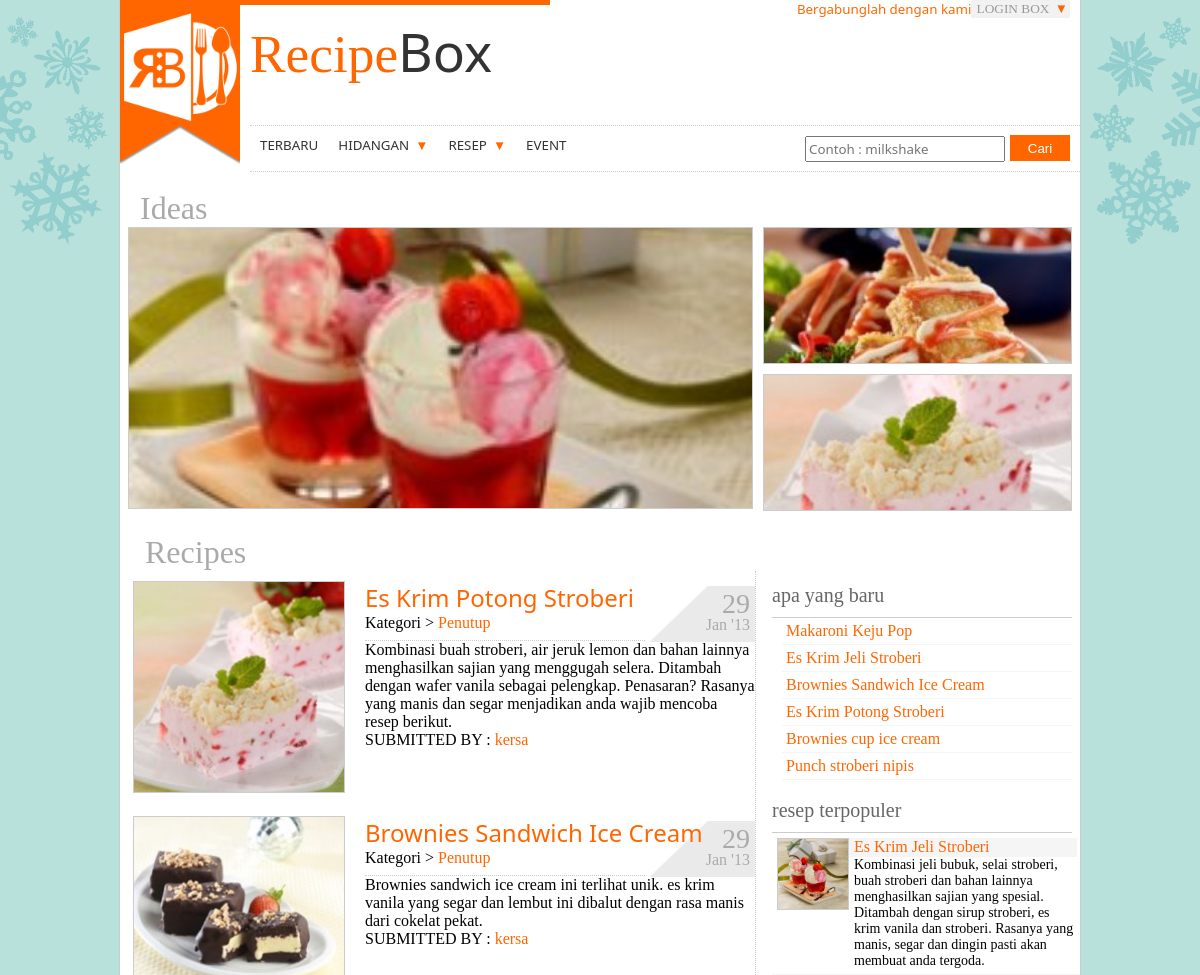
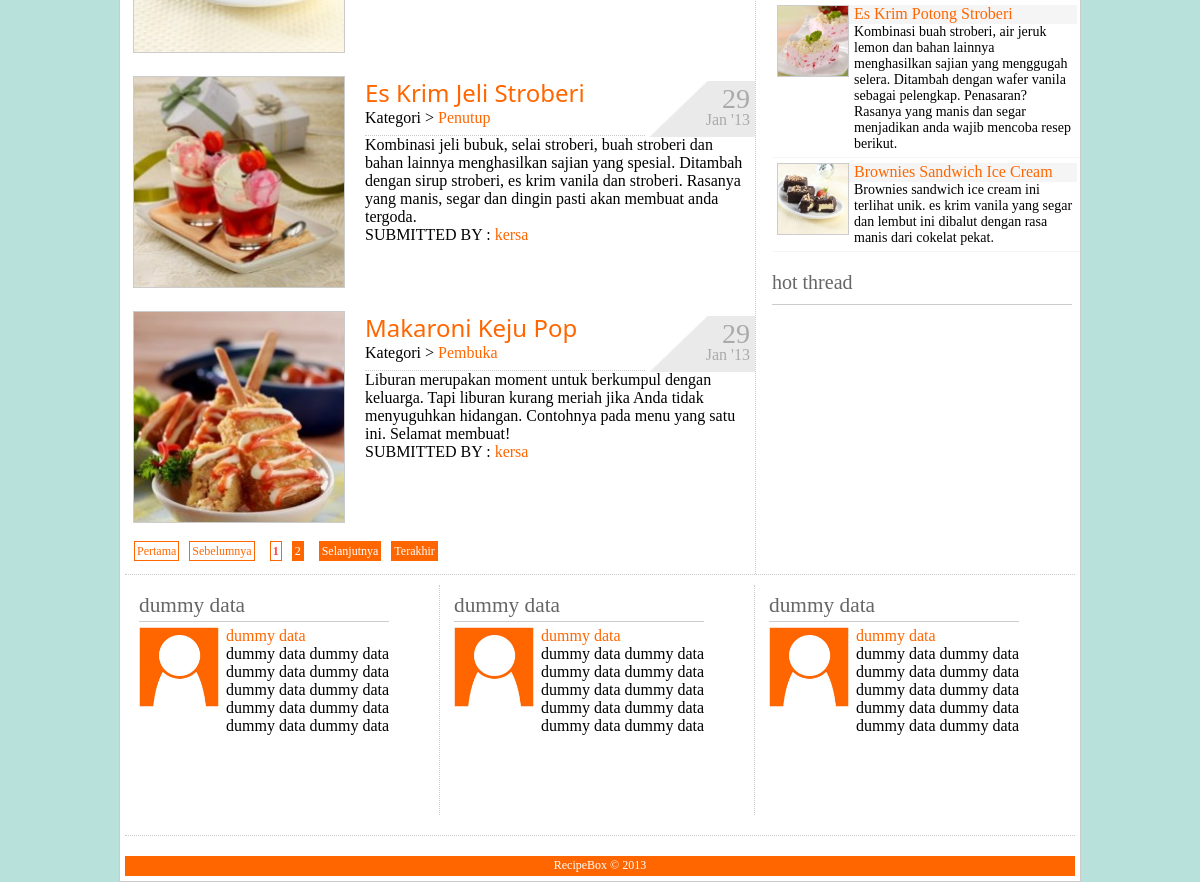
The page / on the database its author committed (2 pictures, top to bottom).
### tables this page shows
CREATE TABLE IF NOT EXISTS `resep` (
  `id_resep` int(5) NOT NULL AUTO_INCREMENT,
  `id_user` int(5) NOT NULL,
  `judul` varchar(120) NOT NULL,
  `tglBuat` date NOT NULL,
  `caption` varchar(240) NOT NULL,
  `image` varchar(140) NOT NULL DEFAULT 'default.jpg',
  `id_hidangan` int(5) NOT NULL,
  `id_kategori` int(5) NOT NULL,
  `viewed` int(5) NOT NULL DEFAULT '0',
  `prep` int(5) NOT NULL DEFAULT '0',
  `cook` int(5) NOT NULL DEFAULT '0',
  `ready` int(5) NOT NULL DEFAULT '0',
  `kalori` int(5) NOT NULL DEFAULT '0',
  `kolesterol` int(5) NOT NULL DEFAULT '0',
  `lemak` int(5) NOT NULL DEFAULT '0',
  PRIMARY KEY (`id_resep`),
  KEY `id_user` (`id_user`)
);

CREATE TABLE IF NOT EXISTS `kategori` (
  `id_kategori` int(5) NOT NULL AUTO_INCREMENT,
  `kategori` varchar(90) NOT NULL,
  PRIMARY KEY (`id_kategori`)
);

CREATE TABLE IF NOT EXISTS `user` (
  `id_user` int(5) NOT NULL AUTO_INCREMENT,
  `username` varchar(15) NOT NULL,
  `password` varchar(20) NOT NULL,
  `tipe` varchar(10) NOT NULL,
  `img` varchar(80) NOT NULL DEFAULT 'default.jpg',
  `imgThumb` varchar(80) NOT NULL DEFAULT 'defaultThumb.jpg',
  `fName` varchar(50) NOT NULL,
  `lName` varchar(50) NOT NULL,
  `birthDate` date NOT NULL,
  `jkelamin` varchar(10) NOT NULL,
  `adress` text NOT NULL,
  `email` varchar(50) NOT NULL,
  `phone` varchar(15) NOT NULL,
  `mobile` varchar(15) NOT NULL,
  `job` varchar(60) NOT NULL,
  `company` varchar(80) NOT NULL,
  `wAdress` text NOT NULL,
  `tgl_register` date NOT NULL,
  PRIMARY KEY (`id_user`)
);

### index.php (the view, shortened to what this page needs)
<!DOCTYPE HTML>
<html xmlns="http://www.w3.org/1999/xhtml">
<head>
<link rel="stylesheet" type="text/css" href="css/main.css" />
<link rel="stylesheet" type="text/css" href="css/jPages.css" />
</head>
<body>
<?php include "header.php";
switch($_GET['view']){
	default :
echo"<div class='featurewrapper'>
<h1>Ideas</h1>";
$query = mysql_query("select id_resep, judul, caption, image, username from resep, user where resep.id_user = .user.id_user order by viewed DESC");
$data = mysql_fetch_array($query);
echo"<div class='feature' style='background:url(img/recipe/$data[image])'>
<a href='recipe.php?id=$data[id_resep]'><h1>$data[judul]</h1></a>
<span>$data[caption]<p style='font-style:normal'>by $data[username]</p> </span>
</div>";
$max = mysql_num_rows(mysql_query("select id_resep from resep"));
$randid = rand(1, $max);
for($x=0; $x < 2; $x++){
$query = mysql_query("select id_resep, judul, image from resep where id_resep = '$randid' limit 1");
$row = mysql_fetch_array($query);
echo"<div class='feature_min' style='background:url(img/recipe/$row[image])'>
<a href='recipe.php?id=$row[id_resep]'><h1>$row[judul]</h1></a>
</div>";
$randid = rand(1, $max);
}
echo"</div>";
break;
}
?>
<div class="wrapper">
<?php
switch($_GET['view']){
	default:
echo"<h1>Recipes</h1>
<div class='mpostwrapper'>
<ul id='pagecontain'>";
$query = mysql_query("select id_resep, resep.id_kategori, judul, caption, image, tglBuat, username, kategori from resep, user, kategori where resep.id_user = .user.id_user and resep.id_kategori = kategori.id_kategori order by tglBuat DESC");
while ($row = mysql_fetch_array($query)) {
$tgl = $row['tglBuat'];
$date = new DateTime($tgl);
echo"
<li><div class='postwrapper'>
<div class='reimg' style='background:url(img/recipe/". $row['image'] . ")'>";
echo"</div>
<div class='recap'>
<div class='titleholder'>
<div class='dateholder'><span>";echo $date->format('j') ."</span><br><span>";echo $date->format('M'). " '"; echo $date->format('y') ."</span></div>
<a href='recipe.php?id=$row[id_resep]'><h1>". $row['judul'] ."</h1><br></a>
<span>Kategori > <a href='index.php?view=kategori&id=$row[id_kategori]'>$row[kategori]</a></span></div>
<span>".$row['caption']. " <br /> SUBMITTED BY : <a href='#'>" .$row['username']. "</a></span>
</div>
</div>
</li>
";}
echo"</ul><div class='holder'></div>";
break;
}
?>
</div>
<div class="sidewrap">
<div class="sideitem"><h1>apa yang baru</h1>
<ul>
<?php
$q = mysql_query("select * from resep order by id_resep DESC limit 6");
while($rs=mysql_fetch_array($q)){
echo"<li><a href='recipe.php?id=$rs[id_resep]'>$rs[judul]</a></li>";
}
?>
</ul>
</div>
<div class="sideitem"><h1>resep terpopuler</h1>
<?php
$q=mysql_query("select  id_resep, judul, caption, image from resep order by viewed DESC limit 3");
while($rs=mysql_fetch_array($q)){
echo"<div class='popside'><div class='imgside' style='background:url(img/recipe/$rs[image])'></div>
<a href='recipe.php?id=$rs[id_resep]'>$rs[judul]</a>
<p>$rs[caption]</p>
</div>";
}
?>
</div>
<div class="sideitem"><h1>hot thread </h1>
</div>
</div>
<div class="botwrapper">
<div class="botcontent">
<h1>dummy data</h1>
<div class="botimg"></div>
<div class="botcaption">
<a href='#'>dummy data</a><br>
dummy data dummy data dummy data dummy data dummy data dummy data dummy data dummy data dummy data dummy data
</div>
</div>
<div class="botcontent">
<h1>dummy data</h1>
<div class="botimg"></div>
<div class="botcaption">
<a href='#'>dummy data</a><br>
dummy data dummy data dummy data dummy data dummy data dummy data dummy data dummy data dummy data dummy data
</div>
</div>
<div class="botcontent">
<h1>dummy data</h1>
<div class="botimg"></div>
<div class="botcaption">
<a href='#'>dummy data</a><br>
dummy data dummy data dummy data dummy data dummy data dummy data dummy data dummy data dummy data dummy data
</div>
</div>
</div>
<div class="footer">
<p>RecipeBox © 2013</p>
</div>
</div>
</body>
</html>

### header.php (shortened to what this page needs)
<div class="containertop">
<div class="logo"><div class="limg"></div>
<span>Recipe</span><span>Box</span>
</div>
<?php
if ($_SESSION['open'] == FALSE){
echo"
<a class='join' href='register.php'>Bergabunglah dengan kami!</a>
<div id='login' class='login'>LOGIN BOX
<div class='loginpane'>
<form method='post' action='action.php?act=log'>
<table border='0'><tr>
<td><input type='text' autocomplete='off' name='uname' placeholder='username'  /></td>
<td><input type='password' name='password' placeholder='password'   /></td>
<td rowspan='2' valign='top'><input type='submit' value='Login'  /></td>
</tr><tr>
<td valign='top'><span>Remember me</span><input type='checkbox' name='remember' /></td>
<td valign='top'><a href=''>Forget your password?</a></td>
</tr></table>
</form>
</div>
</div>";}
?>
<ul class="nav">
<li><a href='index.php'>Terbaru</a></li>
<li class="hierarc"><a style="cursor:default">Hidangan</a>
</li>
<li class="hierarc"><a style="cursor:default">Resep</a>
</li>
<li><a href="#">Event</a></li>
<li><form method="post" action="index.php?view=search"><input type='search' name='keyword' placeholder="Contoh : milkshake"><input type='submit' value='Cari' /></form></li>
</ul>
</div>

### css/jPages.css (style rules this page uses)
#pagecontain { list-style:none; padding:0 }
.holder { margin: 15px 0; margin-left:4px; }

### rows shown on the page
resep: image (picture), tglBuat "29", tglBuat "Jan", tglBuat "13", judul "Es Krim Jeli Stroberi", id_kategori.kategori "Penutup", caption "Kombinasi jeli bubuk, selai stroberi, buah stroberi dan bahan lainnya menghasilkan sajian yang spesial. Ditambah dengan sirup stroberi, es krim vanila dan stroberi. Rasanya yang manis, segar dan dingin pasti akan membuat anda tergoda.", id_user.username "kersa"
resep: image (picture), tglBuat "29", tglBuat "Jan", tglBuat "13", judul "Makaroni Keju Pop", id_kategori.kategori "Pembuka", caption "Liburan merupakan moment untuk berkumpul dengan keluarga. Tapi liburan kurang meriah jika Anda tidak menyuguhkan hidangan. Contohnya pada menu yang satu ini. Selamat membuat!", id_user.username "kersa"
resep: image (picture), tglBuat "29", tglBuat "Jan", tglBuat "13", judul "Es Krim Potong Stroberi", id_kategori.kategori "Penutup", caption "Kombinasi buah stroberi, air jeruk lemon dan bahan lainnya menghasilkan sajian yang menggugah selera. Ditambah dengan wafer vanila sebagai pelengkap. Penasaran? Rasanya yang manis dan segar menjadikan anda wajib mencoba resep berikut.", id_user.username "kersa"
resep: image (picture), tglBuat "29", tglBuat "Jan", tglBuat "13", judul "Brownies Sandwich Ice Cream", id_kategori.kategori "Penutup", caption "Brownies sandwich ice cream ini terlihat unik. es krim vanila yang segar dan lembut ini dibalut dengan rasa manis dari cokelat pekat.", id_user.username "kersa"
resep: judul "Brownies cup ice cream"
resep: judul "Punch stroberi nipis"
